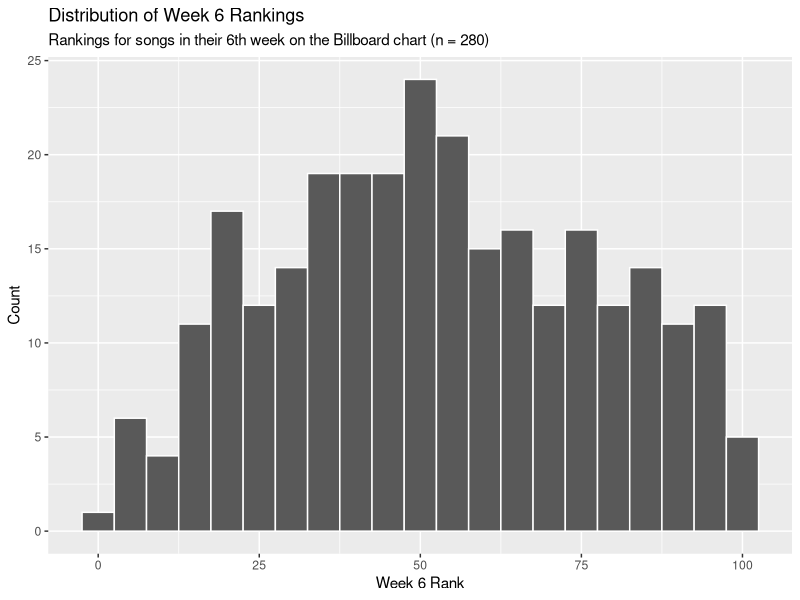

Generate this figure with R:
## ---- chunk 1
#| message: false
library(tidyverse)
## ---- chunk 2
billboard |> 
  select(artist, track, date.entered, wk1:wk4)
## ---- chunk 3
billboard |> 
  ggplot(aes(x = wk6)) +
  geom_histogram(binwidth = 5, color = "white") +
  labs(
    title = "Distribution of Week 6 Rankings",
    subtitle = "Rankings for songs in their 6th week on the Billboard chart (n = 280)",
    x = "Week 6 Rank",
    y = "Count"
  )
